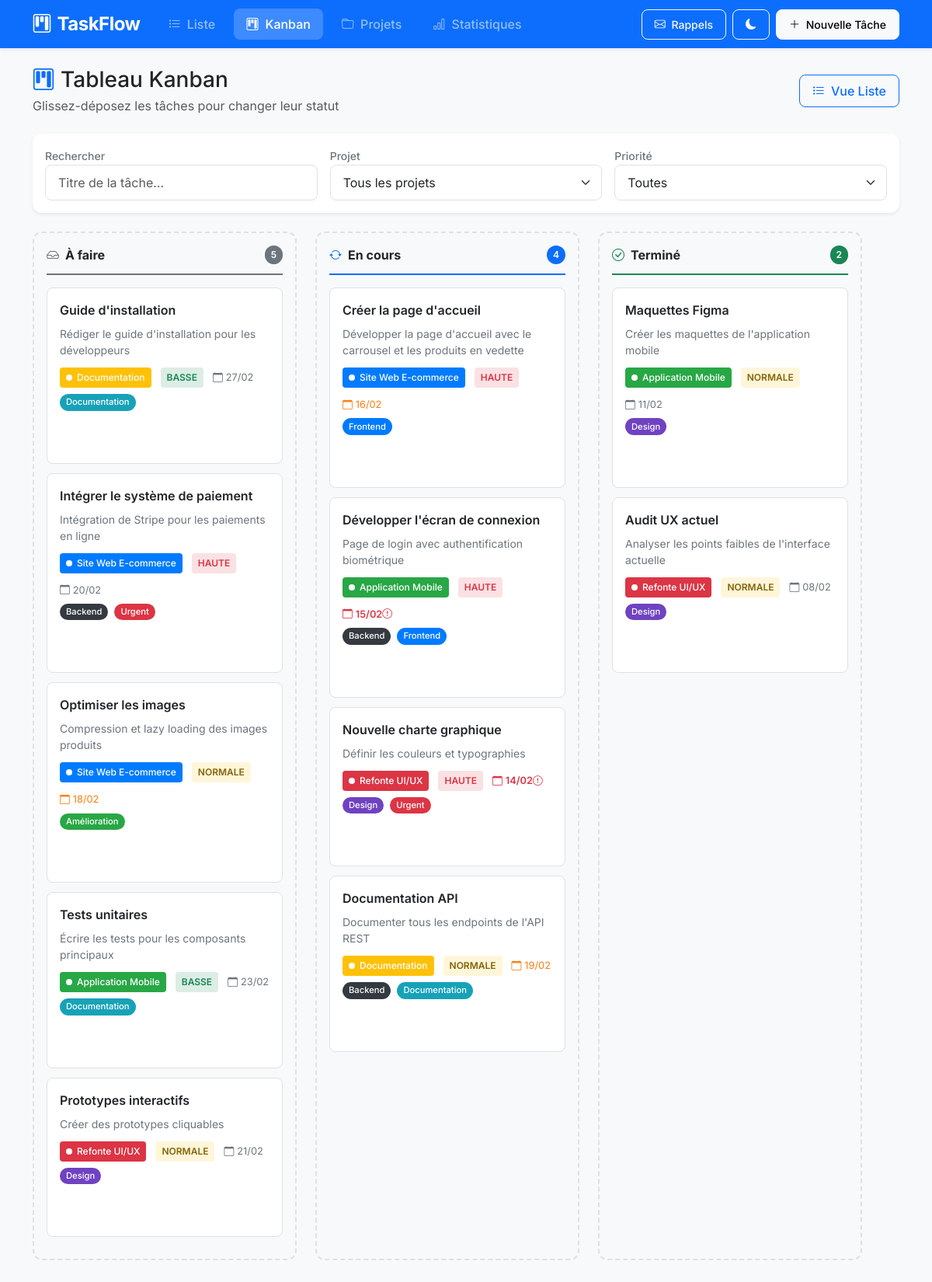
Screenshot of /kanban.php with the database file from the repository.
### tables this page shows
CREATE TABLE IF NOT EXISTS taches (
    id INT PRIMARY KEY AUTO_INCREMENT,
    projet_id INT,
    titre VARCHAR(300) NOT NULL,
    description TEXT,
    priorite ENUM('basse', 'normale', 'haute') DEFAULT 'normale',
    statut ENUM('a_faire', 'en_cours', 'termine') DEFAULT 'a_faire',
    date_echeance DATE,
    ordre INT DEFAULT 0,
    date_creation TIMESTAMP DEFAULT CURRENT_TIMESTAMP,
    date_modification TIMESTAMP DEFAULT CURRENT_TIMESTAMP ON UPDATE CURRENT_TIMESTAMP,
    FOREIGN KEY (projet_id) REFERENCES projets(id) ON DELETE CASCADE
);

CREATE TABLE IF NOT EXISTS projets (
    id INT PRIMARY KEY AUTO_INCREMENT,
    nom VARCHAR(200) NOT NULL,
    description TEXT,
    couleur VARCHAR(7) DEFAULT '#007bff',
    date_creation TIMESTAMP DEFAULT CURRENT_TIMESTAMP
);

### kanban.php (the view, shortened to what this page needs)
<?php
require_once 'config/database.php';
$sql = "SELECT t.*, p.nom as projet_nom, p.couleur as projet_couleur,
        GROUP_CONCAT(DISTINCT e.id) as etiquette_ids,
        GROUP_CONCAT(DISTINCT CONCAT(e.nom, ':', e.couleur) SEPARATOR '|') as etiquettes_info
        FROM taches t
        LEFT JOIN projets p ON t.projet_id = p.id
        LEFT JOIN taches_etiquettes te ON t.id = te.tache_id
        LEFT JOIN etiquettes e ON te.etiquette_id = e.id
        GROUP BY t.id
        ORDER BY t.ordre ASC, t.date_creation DESC";
$taches = $pdo->query($sql)->fetchAll();
$tachesParStatut = [
    'a_faire' => [],
    'en_cours' => [],
    'termine' => []
];
foreach ($taches as $tache) {
    $tachesParStatut[$tache['statut']][] = $tache;
}
require_once 'includes/header.php';
?>
<div class="d-flex justify-content-between align-items-center mb-4">
    <div>
        <h1 class="h3 mb-1">
            <i class="bi bi-kanban me-2 text-primary"></i>Tableau Kanban
        </h1>
        <p class="text-muted mb-0">
            Glissez-déposez les tâches pour changer leur statut
        </p>
    </div>
    <div class="d-flex gap-2">
        <a href="index.php" class="btn btn-outline-primary">
            <i class="bi bi-list-task me-1"></i> Vue Liste
        </a>
    </div>
</div>
<div class="filtres-container">
    <div class="row g-3 align-items-end">
        <div class="col-md-4">
            <label class="filtre-label">Rechercher</label>
            <input type="text" class="form-control" id="recherche" placeholder="Titre de la tâche...">
        </div>
        <div class="col-md-4">
            <label class="filtre-label">Projet</label>
            <select class="form-select filtre-select" id="filtreProjet">
                <option value="">Tous les projets</option>
            </select>
        </div>
        <div class="col-md-4">
            <label class="filtre-label">Priorité</label>
            <select class="form-select filtre-select" id="filtrePriorite">
                <option value="">Toutes</option>
            </select>
        </div>
    </div>
</div>
<div class="kanban-container">
    <div class="kanban-colonne" data-statut="a_faire">
        <div class="kanban-header">
            <div class="kanban-titre">
                <i class="bi bi-inbox text-secondary"></i>
                À faire
            </div>
            <span class="kanban-count"><?php echo count($tachesParStatut['a_faire']); ?></span>
        </div>
        <div class="kanban-liste" id="listeAFaire">
            <?php foreach ($tachesParStatut['a_faire'] as $tache): ?>
                <?php echo renderTacheKanban($tache); ?>
            <?php endforeach; ?>
        </div>
    </div>
    <div class="kanban-colonne" data-statut="en_cours">
        <div class="kanban-header">
            <div class="kanban-titre">
                <i class="bi bi-arrow-repeat text-primary"></i>
                En cours
            </div>
            <span class="kanban-count"><?php echo count($tachesParStatut['en_cours']); ?></span>
        </div>
        <div class="kanban-liste" id="listeEnCours">
            <?php foreach ($tachesParStatut['en_cours'] as $tache): ?>
                <?php echo renderTacheKanban($tache); ?>
            <?php endforeach; ?>
        </div>
    </div>
    <div class="kanban-colonne" data-statut="termine">
        <div class="kanban-header">
            <div class="kanban-titre">
                <i class="bi bi-check-circle text-success"></i>
                Terminé
            </div>
            <span class="kanban-count"><?php echo count($tachesParStatut['termine']); ?></span>
        </div>
        <div class="kanban-liste" id="listeTermine">
            <?php foreach ($tachesParStatut['termine'] as $tache): ?>
                <?php echo renderTacheKanban($tache); ?>
            <?php endforeach; ?>
        </div>
    </div>
</div>
<?php
function renderTacheKanban($tache) {
    $enRetard = false;
    $proche = false;
    if ($tache['date_echeance'] && $tache['statut'] !== 'termine') {
        $dateEcheance = new DateTime($tache['date_echeance']);
        $aujourdhui = new DateTime('today');
        $diff = $aujourdhui->diff($dateEcheance);
        $enRetard = $dateEcheance < $aujourdhui;
        $proche = !$enRetard && $diff->days <= 3;
    }
    $html = '<div class="tache-item"
                 data-id="' . $tache['id'] . '"
                 data-projet="' . $tache['projet_id'] . '"
                 data-priorite="' . $tache['priorite'] . '"
                 data-statut="' . $tache['statut'] . '">';
    $html .= '<div class="tache-titre">' . htmlspecialchars($tache['titre']) . '</div>';
    if ($tache['description']) {
        $html .= '<div class="tache-description">' . htmlspecialchars($tache['description']) . '</div>';
    }
    $html .= '<div class="tache-meta">';
    if ($tache['projet_nom']) {
        $html .= '<span class="projet-badge" style="background-color: ' . $tache['projet_couleur'] . '">'
               . htmlspecialchars($tache['projet_nom']) . '</span>';
    }
    $prioriteLabels = ['basse' => 'Basse', 'normale' => 'Normale', 'haute' => 'Haute'];
    $html .= '<span class="priorite-badge priorite-' . $tache['priorite'] . '">'
           . $prioriteLabels[$tache['priorite']] . '</span>';
    if ($tache['date_echeance']) {
        $classeDate = $enRetard ? 'en-retard' : ($proche ? 'proche' : '');
        $html .= '<span class="date-echeance ' . $classeDate . '">';
        $html .= '<i class="bi bi-calendar me-1"></i>';
        $html .= (new DateTime($tache['date_echeance']))->format('d/m');
        if ($enRetard) {
            $html .= ' <i class="bi bi-exclamation-circle text-danger"></i>';
        }
        $html .= '</span>';
    }
    $html .= '</div>';
    if ($tache['etiquettes_info']) {
        $html .= '<div class="d-flex flex-wrap gap-1 mt-2">';
        $etiquettes = explode('|', $tache['etiquettes_info']);
        foreach ($etiquettes as $etiq) {
            if ($etiq) {
                list($nom, $couleur) = explode(':', $etiq);
                $html .= '<span class="etiquette" style="background-color: ' . $couleur . '">'
                       . htmlspecialchars($nom) . '</span>';
            }
        }
        $html .= '</div>';
    }
    $html .= '<div class="d-flex justify-content-end gap-1 mt-2">';
    $html .= '<button class="btn btn-sm btn-outline-primary btn-action" onclick="modifierTache(' . $tache['id'] . ')" title="Modifier">';
    $html .= '<i class="bi bi-pencil"></i></button>';
    $html .= '<button class="btn btn-sm btn-outline-danger btn-action" onclick="supprimerTache(' . $tache['id'] . ')" title="Supprimer">';
    $html .= '<i class="bi bi-trash"></i></button>';
    $html .= '</div>';
    $html .= '</div>';
    return $html;
}
?>
<?php require_once 'includes/footer.php'; ?>

### css/style.css (style rules this page uses)
:root { --couleur-primaire: #0d6efd; --couleur-secondaire: #6c757d; --couleur-succes: #198754; --couleur-danger: #dc3545; --couleur-warning: #ffc107; --couleur-info: #0dcaf0; --couleur-fond: #f8f9fa; --couleur-carte: #ffffff; --couleur-texte: #212529; --couleur-texte-muted: #6c757d; --couleur-bordure: #dee2e6; --ombre-carte: 0 0.125rem 0.25rem rgba(0, 0, 0, 0.075); --ombre-hover: 0 0.5rem 1rem rgba(0, 0, 0, 0.15); --transition: all 0.3s ease; }
* { margin: 0; padding: 0; box-sizing: border-box; }
body { font-family: 'Inter', -apple-system, BlinkMacSystemFont, 'Segoe UI', Roboto, sans-serif; background-color: var(--couleur-fond); color: var(--couleur-texte); min-height: 100vh; transition: var(--transition); }
.tache-item { background-color: var(--couleur-carte); border: 1px solid var(--couleur-bordure); border-radius: 0.5rem; padding: 1rem; margin-bottom: 0.75rem; transition: var(--transition); cursor: grab; }
.tache-titre { font-weight: 600; font-size: 1rem; margin-bottom: 0.5rem; color: var(--couleur-texte); }
.tache-description { font-size: 0.875rem; color: var(--couleur-texte-muted); margin-bottom: 0.75rem; display: -webkit-box; -webkit-line-clamp: 2; -webkit-box-orient: vertical; overflow: hidden; }
.tache-meta { display: flex; align-items: center; gap: 0.75rem; flex-wrap: wrap; font-size: 0.8rem; }
.priorite-badge { padding: 0.25rem 0.5rem; border-radius: 0.25rem; font-size: 0.75rem; font-weight: 600; text-transform: uppercase; }
.priorite-haute { background-color: rgba(220, 53, 69, 0.15); color: #dc3545; }
.priorite-normale { background-color: rgba(255, 193, 7, 0.15); color: #856404; }
.priorite-basse { background-color: rgba(25, 135, 84, 0.15); color: #198754; }
.projet-badge { display: inline-flex; align-items: center; padding: 0.25rem 0.5rem; border-radius: 0.25rem; font-size: 0.75rem; font-weight: 500; color: white; }
.projet-badge::before { content: ''; width: 8px; height: 8px; border-radius: 50%; background-color: currentColor; margin-right: 0.375rem; }
.date-echeance { display: inline-flex; align-items: center; font-size: 0.8rem; color: var(--couleur-texte-muted); }
.date-echeance.en-retard { color: #dc3545; font-weight: 600; }
.date-echeance.proche { color: #fd7e14; }
.etiquette { display: inline-block; padding: 0.15rem 0.5rem; border-radius: 1rem; font-size: 0.7rem; font-weight: 500; color: white; margin-right: 0.25rem; margin-bottom: 0.25rem; }
.kanban-container { display: flex; gap: 1.5rem; overflow-x: auto; padding-bottom: 1rem; min-height: calc(100vh - 200px); }
.kanban-colonne { flex: 0 0 340px; min-width: 340px; background-color: var(--couleur-fond); border-radius: 0.75rem; padding: 1rem; border: 2px dashed var(--couleur-bordure); transition: var(--transition); }
.kanban-header { display: flex; align-items: center; justify-content: space-between; margin-bottom: 1rem; padding-bottom: 0.75rem; border-bottom: 2px solid var(--couleur-bordure); }
.kanban-titre { font-weight: 700; font-size: 1rem; display: flex; align-items: center; gap: 0.5rem; }
.kanban-count { background-color: var(--couleur-primaire); color: white; padding: 0.2rem 0.5rem; border-radius: 1rem; font-size: 0.75rem; font-weight: 600; }
.kanban-liste { min-height: 200px; }
.kanban-colonne[data-statut="a_faire"] .kanban-header { border-color: #6c757d; }
.kanban-colonne[data-statut="a_faire"] .kanban-count { background-color: #6c757d; }
.kanban-colonne[data-statut="en_cours"] .kanban-header { border-color: #0d6efd; }
.kanban-colonne[data-statut="en_cours"] .kanban-count { background-color: #0d6efd; }
.kanban-colonne[data-statut="termine"] .kanban-header { border-color: #198754; }
.kanban-colonne[data-statut="termine"] .kanban-count { background-color: #198754; }
.filtres-container { background-color: var(--couleur-carte); border-radius: 0.75rem; padding: 1rem; margin-bottom: 1.5rem; box-shadow: var(--ombre-carte); }
.filtre-label { font-weight: 500; font-size: 0.875rem; color: var(--couleur-texte-muted); white-space: nowrap; }
.form-control, .form-select { border-radius: 0.5rem; border: 1px solid var(--couleur-bordure); padding: 0.625rem 1rem; transition: var(--transition); }
.btn { border-radius: 0.5rem; font-weight: 500; padding: 0.5rem 1rem; transition: var(--transition); }

### rows the page displays
taches: titre "Guide d'installation", description "Rédiger le guide d'installation pour les développeurs", projet.nom "Documentation", priorite "BASSE", date_echeance "27/02", nom "Documentation"
taches: titre "Intégrer le système de paiement", description "Intégration de Stripe pour les paiements en ligne", projet.nom "Site Web E-commerce", priorite "HAUTE", date_echeance "20/02", nom "Backend", nom "Urgent"
taches: titre "Optimiser les images", description "Compression et lazy loading des images produits", projet.nom "Site Web E-commerce", priorite "NORMALE", date_echeance "18/02", nom "Amélioration"
taches: titre "Tests unitaires", description "Écrire les tests pour les composants principaux", projet.nom "Application Mobile", priorite "BASSE", date_echeance "23/02", nom "Documentation"
taches: titre "Prototypes interactifs", description "Créer des prototypes cliquables", projet.nom "Refonte UI/UX", priorite "NORMALE", date_echeance "21/02", nom "Design"
taches: titre "Créer la page d'accueil", description "Développer la page d'accueil avec le carrousel et les produits en vedette", projet.nom "Site Web E-commerce", priorite "HAUTE", date_echeance "16/02", nom "Frontend"
taches: titre "Développer l'écran de connexion", description "Page de login avec authentification biométrique", projet.nom "Application Mobile", priorite "HAUTE", date_echeance "15/02", nom "Backend", nom "Frontend"
taches: titre "Nouvelle charte graphique", description "Définir les couleurs et typographies", projet.nom "Refonte UI/UX", priorite "HAUTE", date_echeance "14/02", nom "Design", nom "Urgent"
taches: titre "Documentation API", description "Documenter tous les endpoints de l'API REST", projet.nom "Documentation", priorite "NORMALE", date_echeance "19/02", nom "Backend", nom "Documentation"
taches: titre "Maquettes Figma", description "Créer les maquettes de l'application mobile", projet.nom "Application Mobile", priorite "NORMALE", date_echeance "11/02", nom "Design"
taches: titre "Audit UX actuel", description "Analyser les points faibles de l'interface actuelle", projet.nom "Refonte UI/UX", priorite "NORMALE", date_echeance "08/02", nom "Design"

### other values shown
count($tachesParStatut['a_faire']) "5"
count($tachesParStatut['en_cours']) "4"
count($tachesParStatut['termine']) "2"
